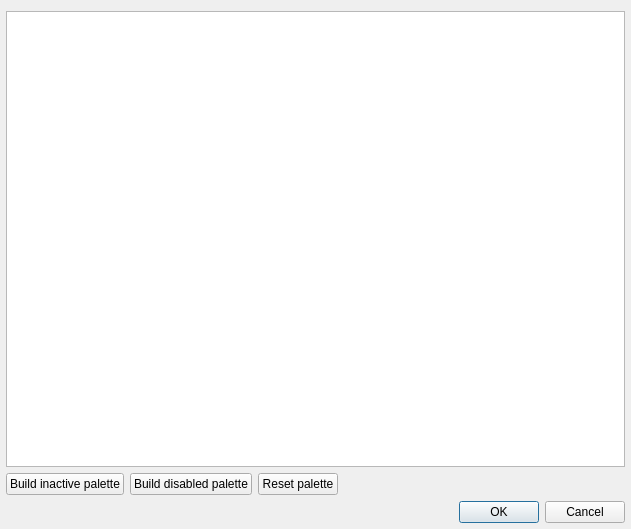
<?xml version="1.0" encoding="UTF-8"?>
<ui version="4.0">
 <class>PaletteEditDialog</class>
 <widget class="QDialog" name="PaletteEditDialog">
  <property name="geometry">
   <rect>
    <x>0</x>
    <y>0</y>
    <width>631</width>
    <height>529</height>
   </rect>
  </property>
  <property name="windowTitle">
   <string>Palette Editor</string>
  </property>
  <layout class="QGridLayout" name="gridLayout">
   <property name="leftMargin">
    <number>6</number>
   </property>
   <property name="rightMargin">
    <number>6</number>
   </property>
   <property name="bottomMargin">
    <number>6</number>
   </property>
   <item row="3" column="0">
    <widget class="QPushButton" name="buildInactiveButton">
     <property name="text">
      <string>Build inactive palette</string>
     </property>
    </widget>
   </item>
   <item row="3" column="1">
    <widget class="QPushButton" name="buildDisabledButton">
     <property name="text">
      <string>Build disabled palette</string>
     </property>
    </widget>
   </item>
   <item row="3" column="3">
    <spacer name="horizontalSpacer">
     <property name="orientation">
      <enum>Qt::Horizontal</enum>
     </property>
     <property name="sizeHint" stdset="0">
      <size>
       <width>117</width>
       <height>20</height>
      </size>
     </property>
    </spacer>
   </item>
   <item row="9" column="0" colspan="5">
    <widget class="QDialogButtonBox" name="buttonBox">
     <property name="orientation">
      <enum>Qt::Horizontal</enum>
     </property>
     <property name="standardButtons">
      <set>QDialogButtonBox::Cancel|QDialogButtonBox::Ok</set>
     </property>
    </widget>
   </item>
   <item row="0" column="0" colspan="5">
    <widget class="QTableWidget" name="tableWidget">
     <property name="editTriggers">
      <set>QAbstractItemView::NoEditTriggers</set>
     </property>
     <property name="selectionMode">
      <enum>QAbstractItemView::SingleSelection</enum>
     </property>
     <property name="columnCount">
      <number>0</number>
     </property>
    </widget>
   </item>
   <item row="3" column="2">
    <widget class="QPushButton" name="resetPaletteButton">
     <property name="text">
      <string>Reset palette</string>
     </property>
    </widget>
   </item>
  </layout>
 </widget>
 <resources/>
 <connections>
  <connection>
   <sender>buttonBox</sender>
   <signal>accepted()</signal>
   <receiver>PaletteEditDialog</receiver>
   <slot>accept()</slot>
   <hints>
    <hint type="sourcelabel">
     <x>248</x>
     <y>254</y>
    </hint>
    <hint type="destinationlabel">
     <x>157</x>
     <y>274</y>
    </hint>
   </hints>
  </connection>
  <connection>
   <sender>buttonBox</sender>
   <signal>rejected()</signal>
   <receiver>PaletteEditDialog</receiver>
   <slot>reject()</slot>
   <hints>
    <hint type="sourcelabel">
     <x>316</x>
     <y>260</y>
    </hint>
    <hint type="destinationlabel">
     <x>286</x>
     <y>274</y>
    </hint>
   </hints>
  </connection>
 </connections>
</ui>
